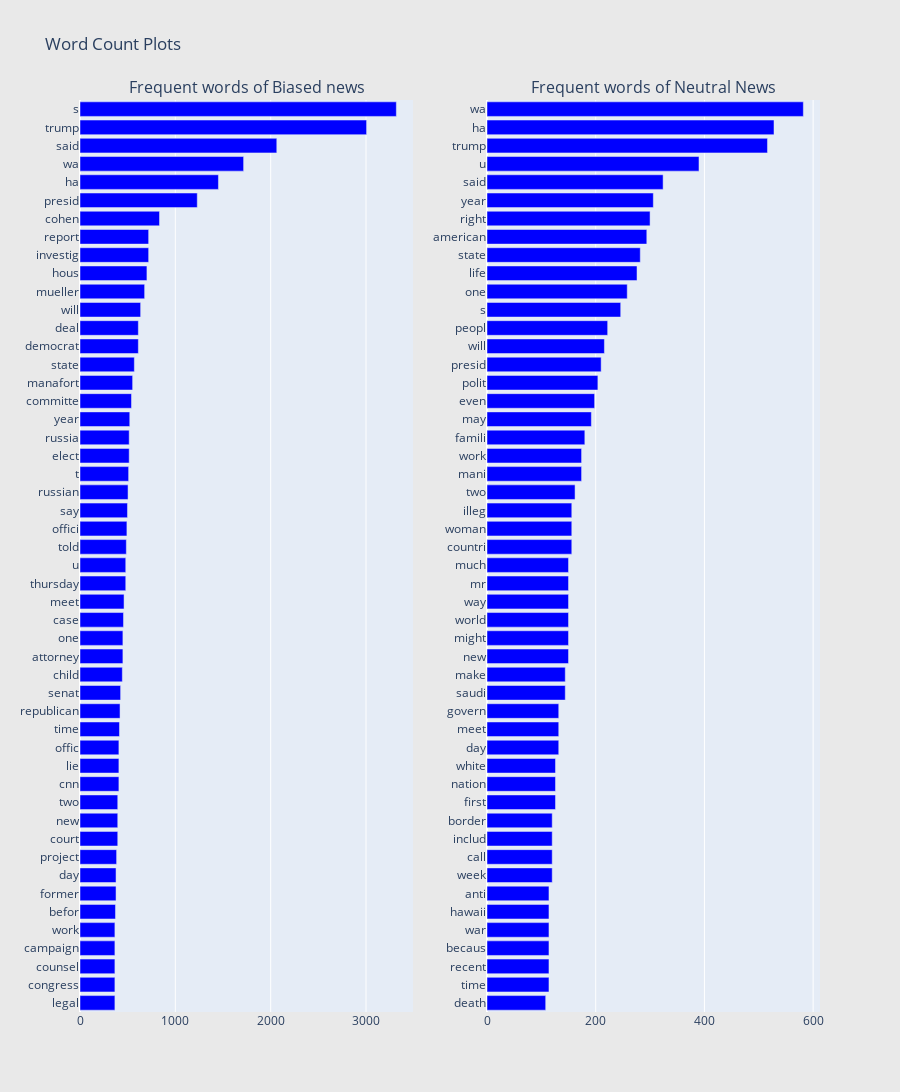

The cell this chart's notebook holds for it:
### Markdown cell above
# Uni Gram - Construct dictionary with every single unique words from the list of words in the news.

### Code cell
configure_plotly_browser_state()
## Get the bar chart from sincere questions ##
freq_dict = defaultdict(int)
for sent in df_unbiased["clean_article"]:
    for word in generate_ngrams(sent, 1):
        freq_dict[word] += 1
fd_sorted = pd.DataFrame(sorted(freq_dict.items(), key=lambda x: x[1])[::-1])
fd_sorted.columns = ["word", "wordcount"]
trace0 = horizontal_bar_chart(fd_sorted.head(50), 'blue')


## Get the bar chart from insincere questions ##
freq_dict = defaultdict(int)
for sent in df_biased["clean_article"]:
    for word in generate_ngrams(sent, 1):
        freq_dict[word] += 1
fd_sorted = pd.DataFrame(sorted(freq_dict.items(), key=lambda x: x[1])[::-1])
fd_sorted.columns = ["word", "wordcount"]
trace1 = horizontal_bar_chart(fd_sorted.head(50), 'blue')

# Creating two subplots
fig = make_subplots(rows=1, cols=2, vertical_spacing=0.04,
                          subplot_titles=["Frequent words of Biased news", 
                                          "Frequent words of Neutral News"])
fig.append_trace(trace0, 1, 1)
fig.append_trace(trace1, 1, 2)
fig['layout'].update(height=1200, width=900, paper_bgcolor='rgb(233,233,233)', title="Word Count Plots")
py.iplot(fig, filename='word-plots')

# plt.figure(figsize=(10,16))
# sns.barplot(x="ngram_count", y="ngram", data=fd_sorted.loc[:50,:], color="b")
# plt.title("Frequent words for Insincere Questions", fontsize=16)
# plt.show()

### Figure 1 — Plotly figure (JSON) as saved in the notebook; plotly's stock layout.template omitted (floating-point values rounded to 4 significant figures)
{"data": [{"showlegend": false, "orientation": "h", "yaxis": "y", "y": ["legal", "congress", "counsel", "campaign", "work", "befor", "former", "day", "project", "court", "new", "two", "cnn", "lie", "offic", "time", "republican", "senat", "child", "attorney", "one", "case", "meet", "thursday", "u", "told", "offici", "say", "russian", "t", "elect", "russia", "year", "committe", "manafort", "state", "democrat", "deal", "will", "mueller", "hous", "investig", "report", "cohen", "presid", "ha", "wa", "said", "trump", "s"], "xaxis": "x", "marker": {"color": "blue"}, "x": [366, 366, 366, 366, 366, 372, 378, 378, 384, 396, 396, 396, 408, 408, 408, 414, 420, 426, 444, 450, 450, 456, 462, 480, 480, 486, 492, 498, 504, 510, 516, 516, 522, 540, 552, 570, 612, 612, 636, 678, 702, 720, 720, 834, 1230, 1452, 1716, 2064, 3006, 3318], "type": "bar"}, {"showlegend": false, "orientation": "h", "yaxis": "y2", "y": ["death", "time", "recent", "becaus", "war", "hawaii", "anti", "week", "call", "includ", "border", "first", "nation", "white", "day", "meet", "govern", "saudi", "make", "new", "might", "world", "way", "mr", "much", "countri", "woman", "illeg", "two", "mani", "work", "famili", "may", "even", "polit", "presid", "will", "peopl", "s", "one", "life", "state", "american", "right", "year", "said", "u", "trump", "ha", "wa"], "xaxis": "x2", "marker": {"color": "blue"}, "x": [108, 114, 114, 114, 114, 114, 114, 120, 120, 120, 120, 126, 126, 126, 132, 132, 132, 144, 144, 150, 150, 150, 150, 150, 150, 156, 156, 156, 162, 174, 174, 180, 192, 198, 204, 210, 216, 222, 246, 258, 276, 282, 294, 300, 306, 324, 390, 516, 528, 582], "type": "bar"}], "layout": {"xaxis": {"domain": [0, 0.45], "anchor": "y"}, "title": {"text": "Word Count Plots"}, "paper_bgcolor": "rgb(233,233,233)", "yaxis": {"domain": [0, 1], "anchor": "x"}, "xaxis2": {"domain": [0.55, 1], "anchor": "y2"}, "height": 1200, "width": 900, "yaxis2": {"domain": [0, 1], "anchor": "x2"}, "annotations": [{"yanchor": "bottom", "xref": "paper", "xanchor": "center", "yref": "paper", "text": "Frequent words of Biased news", "y": 1, "x": 0.225, "font": {"size": 16}, "showarrow": false}, {"yanchor": "bottom", "xref": "paper", "xanchor": "center", "yref": "paper", "text": "Frequent words of Neutral News", "y": 1, "x": 0.775, "font": {"size": 16}, "showarrow": false}]}}
